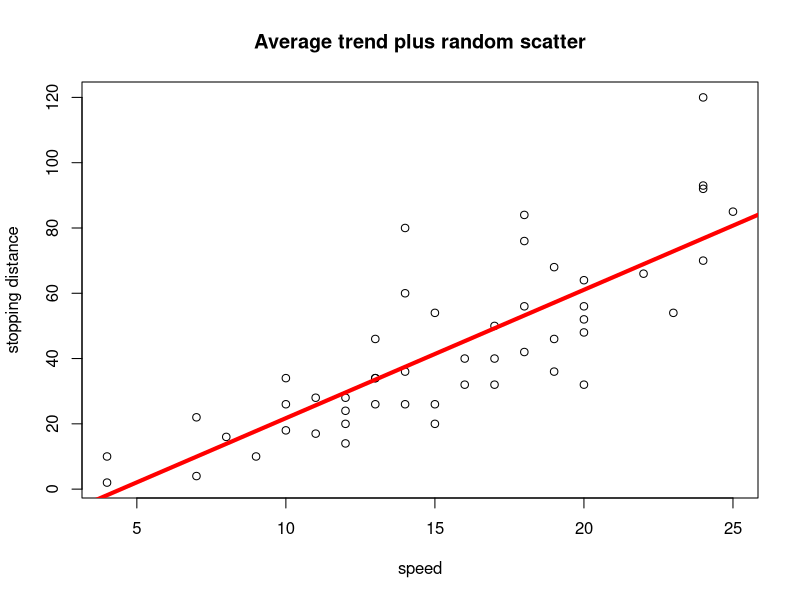
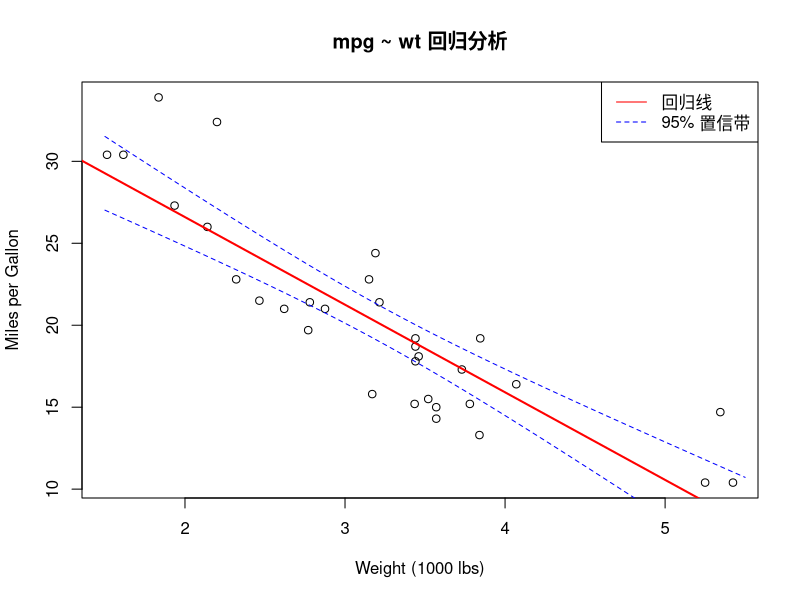
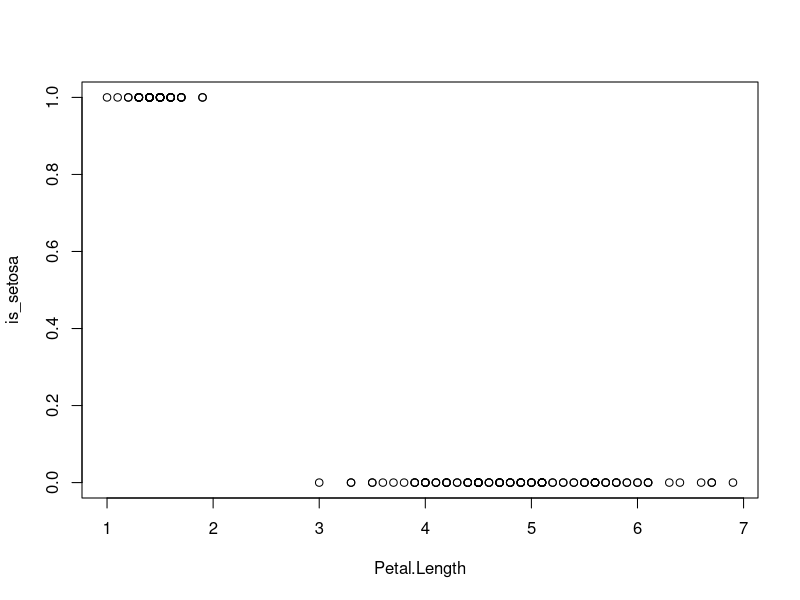
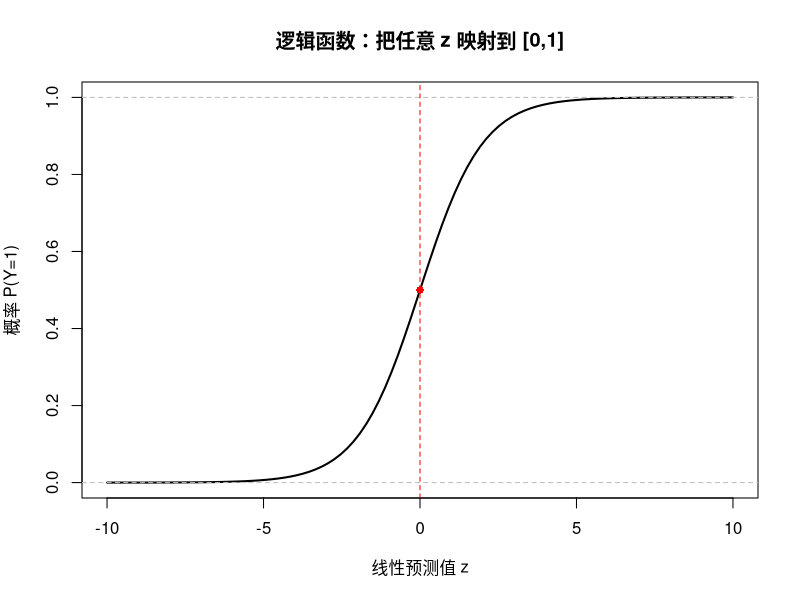

Write R code to recreate these figures, in order.
data(cars)
# cars 是list，如果 speed, dist 两列又是 list，所以需要用 [["xxx"]] 来取出列的元素值（向量）
plot(cars[["speed"]],cars[["dist"]],xlab="speed",ylab="stopping distance",main="Average trend plus random scatter")
# fit 类型是list类型，可以用 typeof(fit) 或者 is.list(fit) 来查看
# R 语言默认回归算法 是 OLS（最小二乘法），dist ~ speed 是 公式语法，左侧是要预测的Y，波浪线是”被建模“的意思，右侧是用于预测的 X
#  dist~speed 意思是通过已有数据，要预测不同速度下的刹车举例distance
fit <- lm(dist~speed, data=cars)
# lm 类型，直接打印用的lm类的打印方式组织输出
print(fit)
# 强制用list类型打印
print.default(fit)
abline(fit,col="red",lwd=4)
# 提取器函数，用于从回归模型中提取系数：Intercept ， speed （截距和斜率）
coef(fit)



data(mtcars)
# mpg 油耗， wt 车重， 根据车重预测油耗
fit <- lm(mpg~wt,data=mtcars)
summary(fit)
# 计算回归系数的置信区间 (Confidence Interval)
confint(fit)
# 用训练好的模型，对新数据做预测，fit 就是训练好的模型
# interval= "prediction" 不仅要预测值，还要给个预测区间
# 预测车重是2500磅 3500磅的车重量
# 输出 lwr，upr 是下限和上限，fit 是均值
predict(fit,newdata = data.frame(wt=c(2.5,3.5)), interval= "prediction")
# 绘制回归线和置信带
plot(mtcars$wt, mtcars$mpg,
     xlab="Weight (1000 lbs)",
     ylab="Miles per Gallon",
     main="mpg ~ wt 回归分析")

abline(fit, col="red", lwd=2)

# 添加置信区间带
new_wt <- data.frame(wt=seq(1.5, 5.5, length=100))
# pred 返回的是矩阵，不是数据框
pred <- predict(fit, new_wt, interval="confidence")
lines(new_wt$wt, pred[,2], col="blue", lty=2)
lines(new_wt$wt, pred[,3], col="blue", lty=2)

legend("topright", 
       legend=c("回归线", "95% 置信带"),
       col=c("red", "blue"), lty=c(1, 2))




data(iris)

# RSE ： Residual standard error 残差，预测值与实际值的平均误差 越小越好
# R² (Multiple R-squared) 决定系数 模型解释了 Y 的多少百分比的变化（解释力多强） 0-1，越大越好

# 连续响应 + 连续解释变量
# 根据花的花瓣长度预测花萼长度
fit_lm <- lm(Sepal.Length~Petal.Length, data=iris)
# 预测值 = 截距 + 斜率 × 花瓣长度
# (Intercept)   4.30660    0.07839   54.94   <2e-16 ***
# 截距行，也就是 花瓣 长度为0时候，花萼长度预测为4.31 cm
# Petal.Length  0.40892    0.01889   21.65   <2e-16 ***
# 连续系统的系数是斜率
# 花瓣长度每增加1cm，花萼长度平均增加0.41cm
# Residual standard error: 0.4071 on 148 degrees of freedom
# Multiple R-squared:   0.76,	Adjusted R-squared:  0.7583 
summary(fit_lm)

# 连续响应 + 分类解释变量
# 根据花的物种预测花萼长度
fit_group <- lm(Sepal.Length~Species, data=iris)
# R 自动将分类变量转换为虚拟变量 (dummy variables)，并选择第一个类别作为基准组 (baseline)
# (Intercept)         5.0060     0.0728  68.762  < 2e-16 ***
# setosa 物种的平均花萼长度
# Speciesversicolor   0.9300     0.1030   9.033 8.77e-16 ***
# versicolor 比 setosa 长 0.93
# p < 0.001 看 Pr(>|t|) 这一列，说明差异 极显著， p 越小越显著，*号越多越显著
# Multiple R-squared:  0.6187
# R-squared 物种能解释 61.9% 的花萼长度变化
# Residual standard error: 0.5148
# RSE = 0.5148 预测误差约 ±0.51 cm
# 分类变量的系数不是传统斜率，而是"相对于基准组的差值"，所以只有 k-1 行（k=类别数）。
summary(fit_group)

# 二元响应：是否setosa
# 根据花瓣长度，预测这朵花是不是 setosa
iris[["is_setosa"]] <- ifelse(iris[["Species"]] == "setosa" , 1, 0)
# family = binomial() 它告诉 R：Y 是二项分布，使用逻辑回归
fit_logit <- glm(is_setosa~Petal.Length, data=iris, family = binomial())
# (Intercept)     91.67   47334.35   0.002    0.998
# Petal.Length   -37.22   18357.58  -0.002    0.998
# p值接近1，不可信
# Residual deviance: 7.3324e-09  on 148  degrees of freedom
# 残差接近 0，过拟合
summary(fit_logit)

plot(iris$Petal.Length, iris$is_setosa,
     xlab="Petal.Length", ylab="is_setosa")


# sigmod 逻辑回归函数，用来把线性预测值转换成概率**，也就是Y是二元变量
z <- seq(-10, 10, length=100)
p <- 1 / (1 + exp(-z))

plot(z, p, type="l", lwd=2,
     xlab="线性预测值 z", 
     ylab="概率 P(Y=1)",
     main="逻辑函数：把任意 z 映射到 [0,1]")
abline(h=c(0,1), col="gray", lty=2)
abline(v=0, col="red", lty=2)
points(0, 0.5, col="red", pch=16)
